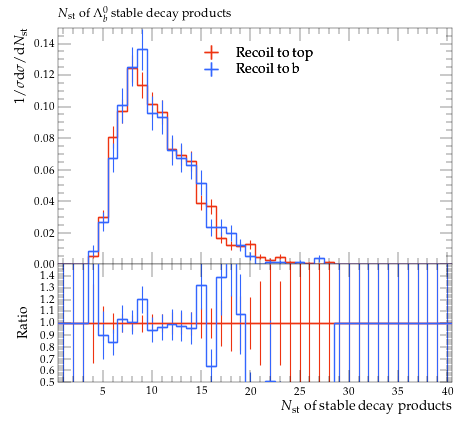

Reproduce this figure in Python.
#! /usr/bin/env python

# This Python script was auto-generated using YODA v2.0.2.
# Analysis object: /MC_HFDECAYS/LAMBDAB_stable_mult
# Timestamp: 31-07-2026 (13:13:52)

import matplotlib as mpl
import matplotlib.pyplot as plt
mpl.use('Agg') # comment out for interactive use
import os
import numpy as np

plotDir = os.path.split(os.path.realpath(__file__))[0]
if 'YODA_USER_PLOT_PATH' in globals():
    plot_outdir = globals()['YODA_USER_PLOT_PATH']
else:
    plot_outdir = plotDir

#plot style
plt.style.use(os.path.join(plotDir, '../default.mplstyle'))
# plot metadata
figW, figH = plt.rcParams['figure.figsize']
ax_xLabel = r'$N_\mathrm{st}$ of stable decay products'
ax_yLabel = r'$1/\sigma \mathrm{d}\sigma/\mathrm{d}N_\mathrm{st}$'
ax_title  = r'$N_\mathrm{st}$ of $\Lambda^0_b$ stable decay products'
ax_xScale = 'linear'
ax_yScale = 'linear'
xLims = (0.5, 40.5)
yLims = (0.0, 0.14999809000000003)

# TeX-friendly labels for the legend
labels = {
    'legend' : ([ r"Recoil to top", r"Recoil to b" ], r""),
}

# Adjust canvas width and height
canvasW = 10.0
canvasH = 9.0
figW *= canvasW/10.
figH *= canvasH/9.

# Create figure and axis objects
fig, (ax, ratio0_ax) = plt.subplots(2, 1, sharex=True,
                  figsize=(figW,figH), gridspec_kw={'height_ratios': (6.0, 3.0)})

# Set figure margins
plt.subplots_adjust(
    left   = 1.0 * plt.rcParams['figure.subplot.left'],
    right  = 1.0 * plt.rcParams['figure.subplot.right'],
    top    = 1.0 * plt.rcParams['figure.subplot.top'],
    bottom = 1.0 * plt.rcParams['figure.subplot.bottom'])

ratio0_ax.yaxis.set_major_locator(mpl.ticker.MultipleLocator(0.1))
ratio0_ax.set_ylim(0.5, 1.4999)
ratio0_ax.set_ylabel('Ratio')

# the numerical data is stored in a separate file
dataf = dict()
prefix = os.path.split(__file__)[0]
if prefix:    prefix = prefix + '/'
exec(open(prefix+'LAMBDAB_stable_mult__data.py').read(), dataf)


legend_handles = dict() # keep track of handles for the legend

# style options for curves
# starts at zorder>=5 to draw curve on top of legend
styles = {
  'recoil_t': {
    'color' : '#EE3311',
    'linestyle' : '-',
    'linewidth' : 1,
    'marker' : 'none',
    'markersize' : 2,
    'capsize' : 0.0,
    'zorder' : 5,
    'histstyle' : 1,
    'drawstyle' : 'steps-pre',
    'xerrorbars' : 1,
    'yerrorbars' : 1,
    'fillcolor' : None,
    'fillopacity' : 1.0,
    'ratio0_linestyle' : '-',
    'ratio0_linewidth' : 1,
    'ratio0_marker' : 'none',
    'ratio0_markersize' : 2,
    'ratio0_capsize' : 0.0,
    'ratio0_zorder' : 5,
    'ratio0_histstyle' : 1,
    'ratio0_drawstyle' : 'steps-pre',
    'ratio0_xerrorbars' : 1,
    'ratio0_yerrorbars' : 1,
  },
  'recoil_b': {
    'color' : '#3366FF',
    'linestyle' : '-',
    'linewidth' : 1,
    'marker' : 'none',
    'markersize' : 2,
    'capsize' : 0.0,
    'zorder' : 6,
    'histstyle' : 1,
    'drawstyle' : 'steps-pre',
    'xerrorbars' : 1,
    'yerrorbars' : 1,
    'fillcolor' : None,
    'fillopacity' : 1.0,
    'ratio0_linestyle' : '-',
    'ratio0_linewidth' : 1,
    'ratio0_marker' : 'none',
    'ratio0_markersize' : 2,
    'ratio0_capsize' : 0.0,
    'ratio0_zorder' : 6,
    'ratio0_histstyle' : 1,
    'ratio0_drawstyle' : 'steps-pre',
    'ratio0_xerrorbars' : 1,
    'ratio0_yerrorbars' : 1,
  },
}

# curve from input yoda files in main panel
for label, yvals in dataf['yvals'].items():
    if all(np.isnan(v) for v in dataf['yvals'][label]):
        continue
    tmp = None
    if styles[label]['histstyle']: # draw as histogram
        xpos = dataf['xedges'][label] if styles[label]['drawstyle'] else dataf['xpoints'][label]
        ypos = np.insert(yvals, 0, yvals[0]) if styles[label]['drawstyle'] else yvals
        if styles[label]['fillcolor']: # fill area below curve
            ax.fill_between(xpos, ypos, step='pre',
                            color=styles[label]['fillcolor'],
                            alpha=styles[label]['fillopacity'])
        tmp, = ax.plot(xpos, ypos,
                       color=styles[label]['color'],
                       linestyle=styles[label]['linestyle'],
                       linewidth=styles[label]['linewidth'],
                       drawstyle=styles[label]['drawstyle'], solid_joinstyle='miter',
                       zorder=styles[label]['zorder'], label=label)
    tmp = ax.errorbar(dataf['xpoints'][label], yvals,
                      xerr=np.array(dataf['xerrs'][label])*styles[label]['xerrorbars'],
                      yerr=np.array(dataf['yerrs'][label])*styles[label]['yerrorbars'],
                      fmt=styles[label]['marker'], capsize=styles[label]['capsize'],
                      markersize=styles[label]['markersize'],
                      ecolor=styles[label]['color'],
                      color=styles[label]['color'], zorder=styles[label]['zorder'])
    tmp[-1][0].set_linestyle(styles[label]['linestyle'])
    tmp[-1][0].set_linewidth(styles[label]['linewidth'])
    if label in dataf['add_legend_handle']:  legend_handles[label] = tmp
    for varLabel in dataf['variation_yvals'].keys():
        if varLabel.startswith(label):
            tmp, = ax.plot(dataf['xedges'][label], dataf['variation_yvals'][varLabel],
                           color=styles[label]['color'],
                           linestyle=styles[label]['linestyle'],
                           linewidth=styles[label]['linewidth'],
                           drawstyle='steps-pre', solid_joinstyle='miter',
                           zorder=styles[label]['zorder'], alpha=0.5)


# plots on ratio panel
# curve from input yoda files in ratio panel
for label, yvals in dataf['ratio0_yvals'].items():
    if all(np.isnan(v) for v in yvals):
        continue
    if styles[label]['ratio0_histstyle']: # plot as histogram
        xpos = dataf['xedges']['recoil_t'] if styles[label]['ratio0_drawstyle'] else dataf['xpoints']['recoil_t']
        ypos = np.insert(yvals, 0, yvals[0]) if styles[label]['ratio0_drawstyle'] else yvals
        ratio0_ax.plot(xpos, ypos,
                       color=styles[label]['color'],
                       linewidth=styles[label]['linewidth'],
                       linestyle=styles[label]['ratio0_linestyle'],
                       drawstyle=styles[label]['ratio0_drawstyle'], zorder=styles[label]['zorder'],
                       solid_joinstyle='miter')
    tmp = ratio0_ax.errorbar(dataf['xpoints']['recoil_t'], yvals,
                             xerr=np.array(dataf['ref_xerrs'])*styles[label]['ratio0_xerrorbars'],
                             yerr=np.array(dataf['ratio0_yerrs'][label])*styles[label]['ratio0_yerrorbars'],
                             fmt=styles[label]['ratio0_marker'], capsize=styles[label]['ratio0_capsize'],
                             markersize=styles[label]['ratio0_markersize'],
                             ecolor=styles[label]['color'],
                             color=styles[label]['color'])
    tmp[-1][0].set_linestyle(styles[label]['ratio0_linestyle'])
    tmp[-1][0].set_linewidth(styles[label]['ratio0_linewidth'])

    for varlabel in dataf['ratio0_variation_vals'].keys():
        if varlabel.startswith(label):
            ratio0_ax.plot(dataf['xedges']['recoil_t'],
                            dataf['ratio0_variation_vals'][varlabel],
                            color=styles[label]['color'],
                            linestyle=styles[label]['linestyle'],
                            linewidth=styles[label]['linewidth'],
                            drawstyle='steps-pre', solid_joinstyle='miter',
                            zorder=1, alpha=0.5)

legend_items = list(legend_handles.values())
ax.add_artist(ax.legend(legend_items,
                        labels['legend'][0],
                        title=labels['legend'][1],
                        alignment='left',
                        loc='upper center',
                        bbox_to_anchor=(0.5, 0.97)))

# set plot metadata as defined above
ratio0_ax.set_xlabel(ax_xLabel)
ratio0_ax.xaxis.set_label_coords(1., -0.15)
ax.set_ylabel(ax_yLabel, ha='right', va='top')
ax.yaxis.set_label_coords(-0.11, 1.0)
ax.set_title(ax_title, loc='left')
ax.set_xscale(ax_xScale)
ax.set_yscale(ax_yScale)
ax.set_xlim(xLims)
ax.set_ylim(yLims)

# tick formatting
plt.rcParams['xtick.top'] = True
plt.rcParams['ytick.right'] = True
fig.align_ylabels((ax, ratio0_ax))
plt.savefig(os.path.join(plot_outdir, 'LAMBDAB_stable_mult.pdf'), format='PDF')
plt.savefig(os.path.join(plot_outdir, 'LAMBDAB_stable_mult.png'), format='PNG')

plt.close(fig)
